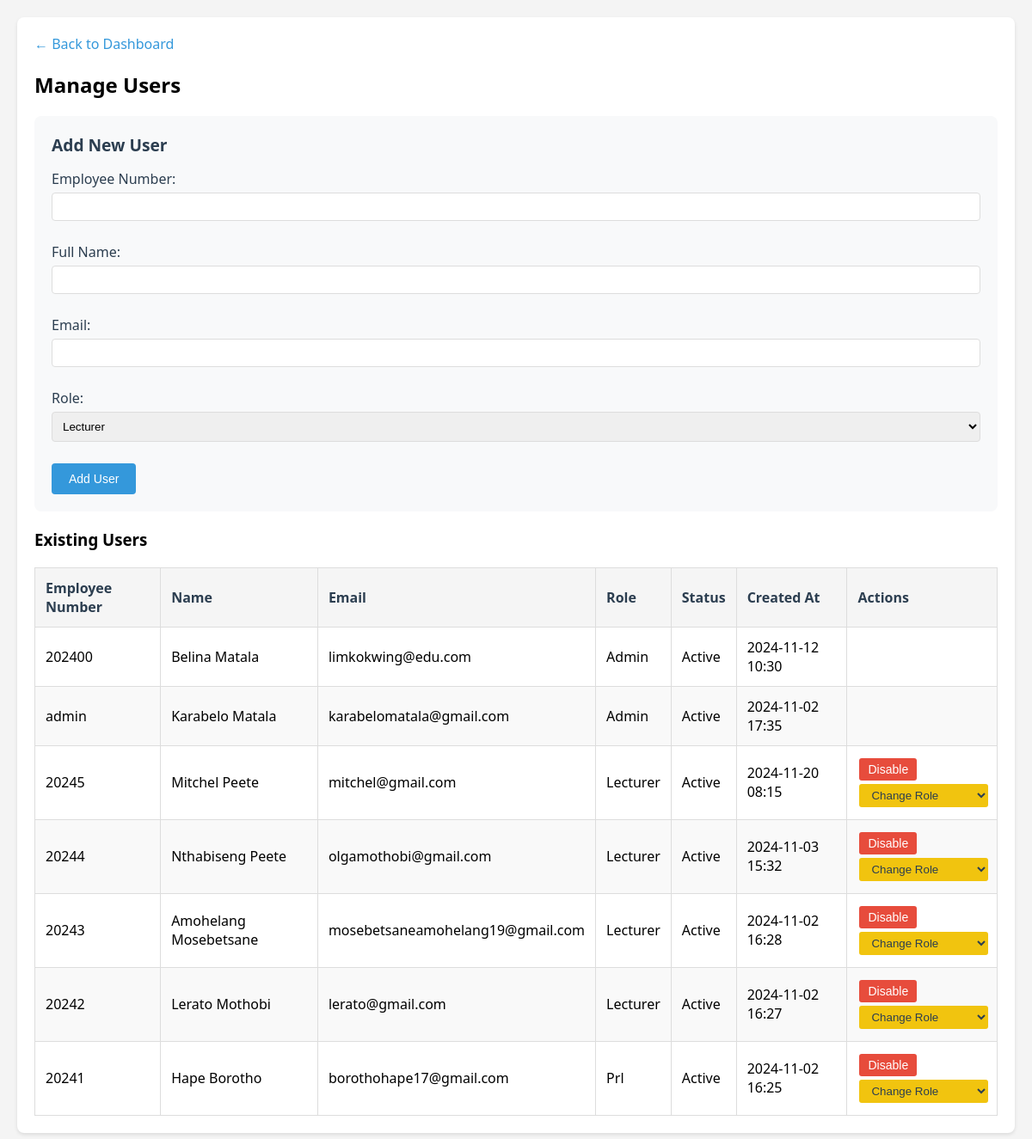
The page /manage_lecturers.php (signed in) on the database its author committed.
### tables this page shows
CREATE TABLE `users` (
  `id` int NOT NULL,
  `employee_number` varchar(20) DEFAULT NULL,
  `full_name` varchar(100) DEFAULT NULL,
  `email` varchar(100) DEFAULT NULL,
  `password` varchar(50) DEFAULT NULL,
  `role` enum('admin','lecturer','prl') DEFAULT NULL,
  `status` tinyint(1) DEFAULT '1',
  `created_at` timestamp NULL DEFAULT CURRENT_TIMESTAMP
);

### manage_lecturers.php (the view, shortened to what this page needs)
<?php
require_once 'config.php';
$stmt = $pdo->prepare("
    SELECT * FROM users
    WHERE id != ?
    ORDER BY role = 'admin' DESC, created_at DESC
");
$stmt->execute([$_SESSION['user_id']]);
$users = $stmt->fetchAll();
?>
<!DOCTYPE html>
<html>
<head>
</head>
<body>
    <div class="container">
        <div class="nav">
            <a href="dashboard.php">← Back to Dashboard</a>
        </div>
        <h2>Manage Users</h2>
        <div class="form-section">
            <h3 class="form-title">Add New User</h3>
            <form method="POST">
                <div class="form-group">
                    <label>Employee Number:</label>
                    <input type="text" name="employee_number" required
                           pattern="<?php echo isset($_POST['role']) && $_POST['role'] == 'admin' ? '\d{6}' : '\d{5}'; ?>"
                           title="<?php echo isset($_POST['role']) && $_POST['role'] == 'admin' ?
                                 'Must be exactly 6 digits' : 'Must be exactly 5 digits'; ?>">
                </div>
                <div class="form-group">
                    <label>Full Name:</label>
                    <input type="text" name="full_name" required>
                </div>
                <div class="form-group">
                    <label>Email:</label>
                    <input type="email" name="email" required>
                </div>
                <div class="form-group">
                    <label>Role:</label>
                    <select name="role" required>
                        <option value="lecturer">Lecturer</option>
                    </select>
                </div>
                <button type="submit">Add User</button>
            </form>
        </div>
        <h3>Existing Users</h3>
        <table>
            <thead>
                <tr>
                    <th>Employee Number</th>
                    <th>Name</th>
                    <th>Email</th>
                    <th>Role</th>
                    <th>Status</th>
                    <th>Created At</th>
                    <th>Actions</th>
                </tr>
            </thead>
            <tbody>
                <?php foreach ($users as $user): ?>
                    <tr>
                        <td><?php echo htmlspecialchars($user['employee_number']); ?></td>
                        <td><?php echo htmlspecialchars($user['full_name']); ?></td>
                        <td><?php echo htmlspecialchars($user['email']); ?></td>
                        <td><?php echo ucfirst($user['role']); ?></td>
                        <td><?php echo $user['status'] ? 'Active' : 'Inactive'; ?></td>
                        <td><?php echo date('Y-m-d H:i', strtotime($user['created_at'])); ?></td>
                        <td>
                            <?php if ($user['role'] != 'admin'): ?>
                                <form method="POST" style="display: inline;">
                                    <button type="submit" class="action-btn <?php echo $user['status'] ? 'disable-btn' : 'enable-btn'; ?>">
                                        <?php echo $user['status'] ? 'Disable' : 'Enable'; ?>
                                    </button>
                                </form>
                                <form method="POST" style="display: inline;">
                                    <select name="new_role" onchange="this.form.submit()" class="action-btn reassign-btn">
                                        <option value="">Change Role</option>
                                    </select>
                                </form>
                            <?php endif; ?>
                        </td>
                    </tr>
                <?php endforeach; ?>
            </tbody>
        </table>
    </div>
</body>
</html>

### manage_lecturers.php (style rules this page uses)
:root { --primary-color: #2c3e50; --secondary-color: #3498db; --accent-color: #e74c3c; --success-color: #2ecc71; --warning-color: #f1c40f; --text-light: #ecf0f1; --text-dark: #2c3e50; }
body { font-family: 'Segoe UI', Tahoma, Geneva, Verdana, sans-serif; margin: 0; padding: 20px; background: #f4f4f4; }
.container { max-width: 1200px; margin: 0 auto; background: white; padding: 20px; border-radius: 8px; box-shadow: 0 2px 4px rgba(0, 0, 0, 0.1); }
.form-group { margin-bottom: 15px; }
label { display: block; margin-bottom: 5px; font-weight: 500; color: var(--text-dark); }
input[type="text"], input[type="email"], select { width: 100%; padding: 8px; border: 1px solid #ddd; border-radius: 4px; box-sizing: border-box; margin-bottom: 10px; }
button, .btn { background: var(--secondary-color); color: white; padding: 10px 20px; border: none; border-radius: 4px; cursor: pointer; font-size: 14px; text-decoration: none; display: inline-block; }
table { width: 100%; border-collapse: collapse; margin-top: 20px; }
th, td { padding: 12px; border: 1px solid #ddd; text-align: left; }
th { background: #f5f5f5; font-weight: 600; color: var(--text-dark); }
tr:nth-child(even) { background: #f9f9f9; }
.nav { margin-bottom: 20px; }
.nav a { color: var(--secondary-color); text-decoration: none; font-weight: 500; }
.action-btn { padding: 5px 10px; margin: 2px; border: none; border-radius: 3px; cursor: pointer; color: white; }
.disable-btn { background: var(--accent-color); }
.reassign-btn { background: var(--warning-color); color: var(--text-dark); }
.form-section { background: #f8f9fa; padding: 20px; border-radius: 8px; margin-bottom: 20px; }
.form-title { margin-top: 0; color: var(--primary-color); font-size: 1.2em; margin-bottom: 15px; }

### rows shown on the page
users: employee_number "202400", full_name "Belina Matala", email "limkokwing@edu.com", role "Admin", status "Active", created_at "2024-11-12 10:30"
users: employee_number "admin", full_name "Karabelo Matala", email "karabelomatala@gmail.com", role "Admin", status "Active", created_at "2024-11-02 17:35"
users: employee_number "20245", full_name "Mitchel Peete", email "mitchel@gmail.com", role "Lecturer", status "Active", created_at "2024-11-20 08:15"
users: employee_number "20244", full_name "Nthabiseng Peete", email "olgamothobi@gmail.com", role "Lecturer", status "Active", created_at "2024-11-03 15:32"
users: employee_number "20243", full_name "Amohelang Mosebetsane", email "mosebetsaneamohelang19@gmail.com", role "Lecturer", status "Active", created_at "2024-11-02 16:28"
users: employee_number "20242", full_name "Lerato Mothobi", email "lerato@gmail.com", role "Lecturer", status "Active", created_at "2024-11-02 16:27"
users: employee_number "20241", full_name "Hape Borotho", email "borothohape17@gmail.com", role "Prl", status "Active", created_at "2024-11-02 16:25"
